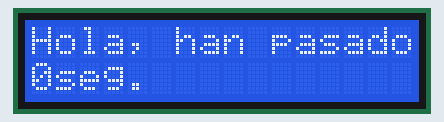
Recording of a sketch running on a simulated Arduino Uno, built with avr-gcc and run on an emulated ATmega328P. On the bench: 16×2 character LCD.

Above: at 0.1 s.
At 4.1 s:
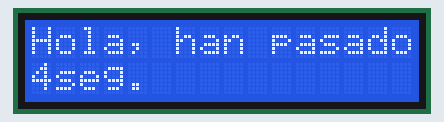
At 9.1 s:
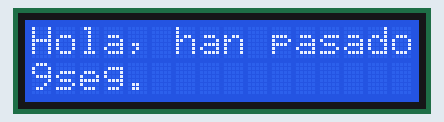
At 19.1 s:
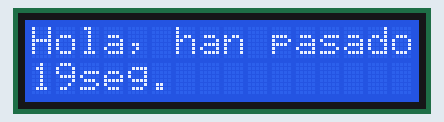
At 29.1 s:
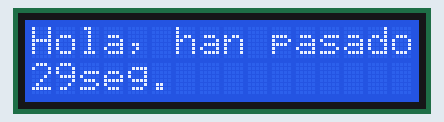
At 39.1 s:
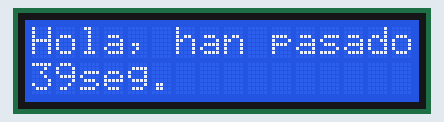

Measured:
- what the display in image 1 shows lasts 1.0 s, from 4.0 s to 5.0 s

The sketch:

pantallaLCD.ino
```cpp
#include <LiquidCrystal.h> //llama libreria
LiquidCrystal lcd (7,6,5,4,3,2); //objeto lcd con los pines (RS,E,D3,D2,D1,D0)

void setup() {
  // put your setup code here, to run once:
  lcd.begin(16,2); //indica el tamano lcd (16 columnas y 2 lineas)
}

void loop() {
  // put your main code here, to run repeatedly:
  lcd.setCursor(0,0); //Para indicar el cursor escribir (columna,fila)
  lcd.print("Hola, han pasado"); //Para escribir el texto
  lcd.setCursor(0,1); //Para escribir en la siguiente linea
  lcd.print(millis() / 1000);// millis es para devolver el tiempo en milisegundos y se divide en mil para que sea en segundos
  lcd.print("seg.");//Para mostrar el texto
}
```
